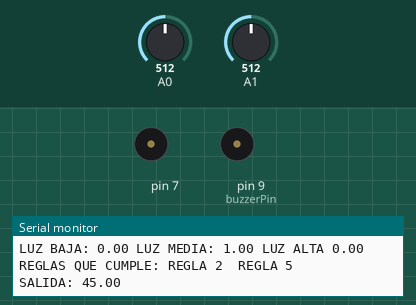
Bench run of a sketch on a simulated Arduino Uno, built with avr-gcc and run on an emulated ATmega328P. On the bench: buzzer (waves = sounding, pin HIGH), the last lines printed to the serial monitor. The test bench sets the inputs (shaded band); at power-on: A0 = 512, A1 = 512.

Above: at 2.8 s.
2.9 s: A0 set to 716
5.6 s: A1 set to 714
7.3 s: A1 set to 737
At 8.7 s:
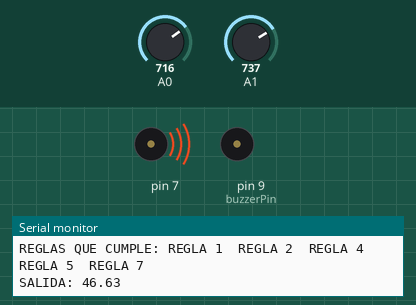
9.6 s: A0 set to 900
Timing chart, 0 to 12.6 s (numbered marks = the images above; inputs shaded):
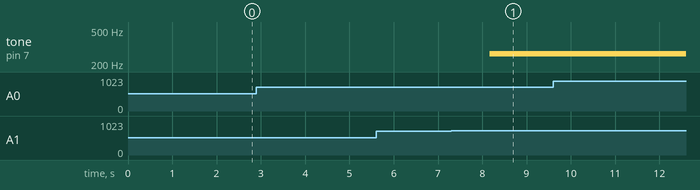

Measured:
- the behaviour switches between 726 and 727 on A1 (found by bisection; images 0 and 1)
- after the input at 7.3 s, tone on pin 7: silent → 262 Hz after 0.87 s

The sketch:

version3.ino
```cpp
#include <FuzzyRule.h>
#include <FuzzyComposition.h>
#include <Fuzzy.h>
#include <FuzzyRuleConsequent.h>
#include <FuzzyOutput.h>
#include <FuzzyInput.h>
#include <FuzzyIO.h>
#include <FuzzySet.h>
#include <FuzzyRuleAntecedent.h>
#include "pitches.h"

#define VOLTAGEINPUTVALUE 5.0 // I'm using 5 Volts

int temperatureSensorPin = 0; // Analog pin 0
int buzzerPin = 9; // Digital pin 9
float temperature = -5; // Hold temperature value
float pertinence;
long valor;
long valor2;
unsigned long timeNow;
unsigned long timeLast;

Fuzzy* fuzzy = new Fuzzy();// Instantiating an object library

// CREO CONJUNTOS DIFUSAS PARA LA ENTRADA DE TEMPERATURA
FuzzySet* baja = new FuzzySet(10, 10, 10, 25); // cold temperature
FuzzySet* media = new FuzzySet(20, 35, 55, 70); // fresh temperature
FuzzySet* alta = new FuzzySet(65, 100, 100, 100); // hot temperature

// CREO CONJUNTOS DIFUSAS PARA LA ENTRADA DE LUZ
FuzzySet* poca = new FuzzySet(0, 0, 0, 40); // cold temperature
FuzzySet* normal = new FuzzySet(30, 50, 60, 75); // fresh temperature
FuzzySet* mucha = new FuzzySet(70, 100, 100, 100); // hot temperature

// Creating FuzzySets to compond FuzzyOutput danger
FuzzySet* freezingDanger = new FuzzySet(0, 20, 20, 30); // freezingDanger danger
FuzzySet* small = new FuzzySet(20, 40, 50, 70); // good small
FuzzySet* medium = new FuzzySet(30, 50, 60, 75); // meltingDanger danger
FuzzySet* fuego = new FuzzySet(200, 200, 200, 200); // meltingDanger danger

//FuzzyRule* fuzzyRule01;
//FuzzyRule* fuzzyRule02;
//FuzzyRule* fuzzyRule03;

void setup(){
   pinMode(buzzerPin, OUTPUT);
   digitalWrite(buzzerPin, LOW);
   Serial.begin(9600);
   FuzzyInput* temperature = new FuzzyInput(1);// Creating a FuzzyInput temperature, (as param, its ID)
   FuzzyInput* light = new FuzzyInput(2);// Creating a FuzzyInput temperature, (as param, its ID)

  temperature->addFuzzySet(baja); // Add FuzzySet cold to FuzzyInput temperature
  temperature->addFuzzySet(media); // Add FuzzySet fresh to FuzzyInput temperature
  temperature->addFuzzySet(alta); // Add FuzzySet hot to FuzzyInput temperature

  light->addFuzzySet(poca); // Add FuzzySet cold to FuzzyInput temperature
  light->addFuzzySet(normal); // Add FuzzySet fresh to FuzzyInput temperature
  light->addFuzzySet(mucha); // Add FuzzySet hot to FuzzyInput temperature

  fuzzy->addFuzzyInput(temperature); // Add FuzzyInput to Fuzzy object
  fuzzy->addFuzzyInput(light); // Add FuzzyInput to Fuzzy object

  FuzzyOutput* danger = new FuzzyOutput(1);// Creating FuzzyOutput danger, With its ID in param

  danger->addFuzzySet(freezingDanger); // Add FuzzySet freezingDanger to danger
  danger->addFuzzySet(small); // Add FuzzySet small to danger
   danger->addFuzzySet(medium); // Add FuzzySet small to danger
  danger->addFuzzySet(fuego); // Add FuzzySet meltingDanger to danger

  fuzzy->addFuzzyOutput(danger); // Add FuzzyOutput to Fuzzy object

  //Assembly the Fuzzy rules

    // FuzzyRule "IF temperature = hot THEN danger = meltingDanger"


  // FuzzyRule "IF temperature = hot THEN danger = meltingDanger"
  FuzzyRuleAntecedent* ifTemperatureHot = new FuzzyRuleAntecedent(); // Instantiating an Antecedent to expression
  ifTemperatureHot->joinSingle(alta); // Adding corresponding FuzzySet to Antecedent object
  FuzzyRuleConsequent* thenDangerMeltingDanger = new FuzzyRuleConsequent(); // Instantiating a Consequent to expression
  thenDangerMeltingDanger->addOutput(medium);// Adding corresponding FuzzySet to Consequent object
  // Instantiating a FuzzyRule object
  FuzzyRule* fuzzyRule01 = new FuzzyRule(1, ifTemperatureHot, thenDangerMeltingDanger); // Passing the Antecedent and the Consequent of expression

  fuzzy->addFuzzyRule(fuzzyRule01); // Adding FuzzyRule to Fuzzy object

   // FuzzyRule "IF light = alta THEN danger = meltingDanger"
  FuzzyRuleAntecedent* ifLightHot = new FuzzyRuleAntecedent(); // Instantiating an Antecedent to expression
  ifLightHot->joinSingle(mucha); // Adding corresponding FuzzySet to Antecedent object
  FuzzyRuleConsequent* thenDangerMeltingDanger2 = new FuzzyRuleConsequent(); // Instantiating a Consequent to expression
  thenDangerMeltingDanger2->addOutput(medium);// Adding corresponding FuzzySet to Consequent object
  // Instantiating a FuzzyRule object
  FuzzyRule* fuzzyRule04 = new FuzzyRule(4, ifLightHot, thenDangerMeltingDanger2); // Passing the Antecedent and the Consequent of expression

  fuzzy->addFuzzyRule(fuzzyRule04); // Adding FuzzyRule to Fuzzy object

  // FuzzyRule "IF temperature = fresh THEN danger = small"
  FuzzyRuleAntecedent* ifTemperatureFresh = new FuzzyRuleAntecedent(); // Instantiating an Antecedent to expression
  ifTemperatureFresh->joinSingle(media); // Adding corresponding FuzzySet to Antecedent object
  FuzzyRuleConsequent* thenDangerSmall = new FuzzyRuleConsequent(); // Instantiating a Consequent to expression
  thenDangerSmall->addOutput(small); // Adding corresponding FuzzySet to Consequent object
  // Instantiating a FuzzyRule object
  FuzzyRule* fuzzyRule02 = new FuzzyRule(2, ifTemperatureFresh, thenDangerSmall); // Passing the Antecedent and the Consequent of expression

  fuzzy->addFuzzyRule(fuzzyRule02); // Adding FuzzyRule to Fuzzy object

   // FuzzyRule "IF light = fresh THEN danger = small"
  FuzzyRuleAntecedent* ifLightFresh = new FuzzyRuleAntecedent(); // Instantiating an Antecedent to expression
  ifLightFresh->joinSingle(normal); // Adding corresponding FuzzySet to Antecedent object
  FuzzyRuleConsequent* thenDangerSmall2 = new FuzzyRuleConsequent(); // Instantiating a Consequent to expression
  thenDangerSmall2->addOutput(small); // Adding corresponding FuzzySet to Consequent object
  // Instantiating a FuzzyRule object
  FuzzyRule* fuzzyRule05 = new FuzzyRule(5, ifLightFresh, thenDangerSmall2); // Passing the Antecedent and the Consequent of expression

  fuzzy->addFuzzyRule(fuzzyRule05); // Adding FuzzyRule to Fuzzy object

  // FuzzyRule "IF temperature = cold THEN danger = freezingDanger"
  FuzzyRuleAntecedent* ifTemperatureCold = new FuzzyRuleAntecedent(); // Instantiating an Antecedent to expression
  ifTemperatureCold->joinSingle(baja); // Adding corresponding FuzzySet to Antecedent object
  FuzzyRuleConsequent* thenDangerFreezingDanger = new FuzzyRuleConsequent(); // Instantiating a Consequent to expression
  thenDangerFreezingDanger->addOutput(freezingDanger);// Adding corresponding FuzzySet to Consequent object
  // Instantiating a FuzzyRule object
  FuzzyRule* fuzzyRule03 = new FuzzyRule(3, ifTemperatureCold, thenDangerFreezingDanger); // Passing the Antecedent and the Consequent of expression

  fuzzy->addFuzzyRule(fuzzyRule03); // Adding FuzzyRule to Fuzzy object

   // FuzzyRule "IF temperature = cold THEN danger = freezingDanger"
  FuzzyRuleAntecedent* ifLightCold = new FuzzyRuleAntecedent(); // Instantiating an Antecedent to expression
  ifLightCold->joinSingle(poca); // Adding corresponding FuzzySet to Antecedent object
  FuzzyRuleConsequent* thenDangerFreezingDanger2 = new FuzzyRuleConsequent(); // Instantiating a Consequent to expression
  thenDangerFreezingDanger2->addOutput(freezingDanger);// Adding corresponding FuzzySet to Consequent object
  // Instantiating a FuzzyRule object
  FuzzyRule* fuzzyRule06 = new FuzzyRule(6, ifLightCold, thenDangerFreezingDanger2); // Passing the Antecedent and the Consequent of expression
  fuzzy->addFuzzyRule(fuzzyRule06); // Adding FuzzyRule to Fuzzy object


  FuzzyRuleAntecedent* ifTemperatureHot2 = new FuzzyRuleAntecedent(); // Instantiating an Antecedent to expression
  ifTemperatureHot2->joinSingle(alta); // Adding corresponding FuzzySet to Antecedent object
  FuzzyRuleAntecedent* ifLightHot2 = new FuzzyRuleAntecedent(); // Instantiating an Antecedent to expression
  ifLightHot2->joinSingle(mucha); // Adding corresponding FuzzySet to Antecedent object
  FuzzyRuleAntecedent* ifTemperatureHotAndLightHot = new FuzzyRuleAntecedent(); // Instantiating an Antecedent to expression
  ifTemperatureHotAndLightHot->joinWithAND(ifTemperatureHot2,ifLightHot2); // Adding corresponding FuzzySet to Antecedent object
  FuzzyRuleConsequent* thenDangerMeltingDanger7 = new FuzzyRuleConsequent(); // Instantiating a Consequent to expression
  thenDangerMeltingDanger7->addOutput(fuego);// Adding corresponding FuzzySet to Consequent object
  // Instantiating a FuzzyRule object
  FuzzyRule* fuzzyRule07 = new FuzzyRule(7, ifTemperatureHotAndLightHot, thenDangerMeltingDanger7); // Passing the Antecedent and the Consequent of expression

  fuzzy->addFuzzyRule(fuzzyRule07); // Adding FuzzyRule to Fuzzy object

}

void loop(){
  timeNow = millis();// Get time since the program started in miliseconds
  if( (timeNow - timeLast) >= 1000 ){// Every 1 minute check the temperature
    timeLast = timeNow;
    // Read temperature
   // temperature = getTemperature(temperatureSensorPin);


  //Imprimimos por el monitor serie

    valor = analogRead(A0);
    valor2 = analogRead(A1);
    Serial.println("");
    Serial.println("");
    Serial.print("ENTRADA Tº: ");

    int entrada=(valor * 100.0 ) / 1023.0;
    Serial.print(entrada);
    Serial.println("");
    Serial.print("ENTRADA LUZ: ");
    int entrada2=(valor2 * 100.0 ) / 1023.0;
    Serial.println(entrada2);
    //Report teh temperature value, passing its ID and value
    fuzzy->setInput(1, entrada);
    fuzzy->setInput(2, entrada2);


    // Executing the fuzzification
    fuzzy->fuzzify();
     Serial.print("FUSIFICACION:");
      Serial.println("Pertenencia Conjutos:");
    Serial.print("Tº BAJA: ");
    Serial.print(baja->getPertinence());
    Serial.print(" Tº MEDIA: ");
    Serial.print(media->getPertinence());
    Serial.print(" Tº ALTA ");
    Serial.print(alta->getPertinence());
    Serial.println("");
      Serial.print("LUZ BAJA: ");
    Serial.print(poca->getPertinence());
    Serial.print(" LUZ MEDIA: ");
    Serial.print(normal->getPertinence());
    Serial.print(" LUZ ALTA ");
    Serial.print(mucha->getPertinence());
    Serial.println("");
    Serial.print("REGLAS QUE CUMPLE:");
    /*
      Now, in this example, id dont want to know the crisp output value,
      I just want to know if fuzzyRule01 or fuzzyRule03 was fired, tu buz
    */
    //if( (fuzzy->isFiredRule(1) == true) or (fuzzy->isFiredRule(3) == true) ){
    if( (fuzzy->isFiredRule(1) == true) ){
       Serial.print(" REGLA 1 ");
    }
    if( (fuzzy->isFiredRule(2) == true)  ){
     Serial.print(" REGLA 2 ");
    }
     if( (fuzzy->isFiredRule(3) == true)  ){
       Serial.print(" REGLA 3 ");
    }
     if( (fuzzy->isFiredRule(4) == true) ){
       Serial.print(" REGLA 4 ");
    }
    if( (fuzzy->isFiredRule(5) == true)  ){
     Serial.print(" REGLA 5 ");
    }
     if( (fuzzy->isFiredRule(6) == true)  ){
       Serial.print(" REGLA 6 ");
    }
     if( (fuzzy->isFiredRule(7) == true)  ){
       Serial.print(" REGLA 7 ");
        tone(7, NOTE_C4, 1000);
    }

      Serial.print("\nSALIDA: ");
      float out = fuzzy->defuzzify(1);
     Serial.println(out);


  }
//  Serial.println("Risk output: ");

}

float getCurrent(float input){
  return ((input * VOLTAGEINPUTVALUE) / 1023.0);
}

float getTemperature(int pin){
  float lecture = analogRead(pin);
  float current = getCurrent(lecture);
  return current * 100;
}

void buzzerAlert(int buzzerDelay){
  digitalWrite(buzzerPin, HIGH);
  delay(buzzerDelay);
  digitalWrite(buzzerPin, LOW);
}
```

pitches.h
```cpp
/*************************************************
 * Public Constants
 *************************************************/

#define NOTE_B0  31
#define NOTE_C1  33
#define NOTE_CS1 35
#define NOTE_D1  37
#define NOTE_DS1 39
#define NOTE_E1  41
#define NOTE_F1  44
#define NOTE_FS1 46
#define NOTE_G1  49
#define NOTE_GS1 52
#define NOTE_A1  55
#define NOTE_AS1 58
#define NOTE_B1  62
#define NOTE_C2  65
#define NOTE_CS2 69
#define NOTE_D2  73
#define NOTE_DS2 78
#define NOTE_E2  82
#define NOTE_F2  87
#define NOTE_FS2 93
#define NOTE_G2  98
#define NOTE_GS2 104
#define NOTE_A2  110
#define NOTE_AS2 117
#define NOTE_B2  123
#define NOTE_C3  131
#define NOTE_CS3 139
#define NOTE_D3  147
#define NOTE_DS3 156
#define NOTE_E3  165
#define NOTE_F3  175
#define NOTE_FS3 185
#define NOTE_G3  196
#define NOTE_GS3 208
#define NOTE_A3  220
#define NOTE_AS3 233
#define NOTE_B3  247
#define NOTE_C4  262
#define NOTE_CS4 277
#define NOTE_D4  294
#define NOTE_DS4 311
#define NOTE_E4  330
#define NOTE_F4  349
#define NOTE_FS4 370
#define NOTE_G4  392
#define NOTE_GS4 415
#define NOTE_A4  440
#define NOTE_AS4 466
#define NOTE_B4  494
#define NOTE_C5  523
#define NOTE_CS5 554
#define NOTE_D5  587
#define NOTE_DS5 622
#define NOTE_E5  659
#define NOTE_F5  698
#define NOTE_FS5 740
#define NOTE_G5  784
#define NOTE_GS5 831
#define NOTE_A5  880
#define NOTE_AS5 932
#define NOTE_B5  988
#define NOTE_C6  1047
#define NOTE_CS6 1109
#define NOTE_D6  1175
#define NOTE_DS6 1245
#define NOTE_E6  1319
#define NOTE_F6  1397
#define NOTE_FS6 1480
#define NOTE_G6  1568
#define NOTE_GS6 1661
#define NOTE_A6  1760
#define NOTE_AS6 1865
#define NOTE_B6  1976
#define NOTE_C7  2093
#define NOTE_CS7 2217
#define NOTE_D7  2349
#define NOTE_DS7 2489
#define NOTE_E7  2637
#define NOTE_F7  2794
#define NOTE_FS7 2960
#define NOTE_G7  3136
#define NOTE_GS7 3322
#define NOTE_A7  3520
#define NOTE_AS7 3729
#define NOTE_B7  3951
#define NOTE_C8  4186
#define NOTE_CS8 4435
#define NOTE_D8  4699
#define NOTE_DS8 4978
```
